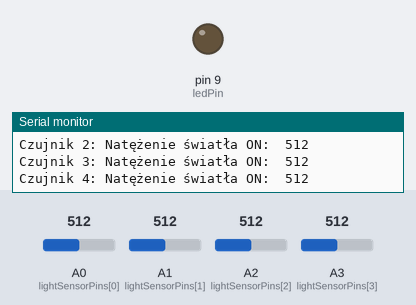
Simulated run of this program. Board: Arduino Uno, built with avr-gcc and run on an emulated ATmega328P. Parts: output pins drawn as LEDs (lit = HIGH), the last lines printed to the serial monitor. Inputs (shaded band) come from the test bench; at power-on: A0 (lightSensorPins[0]) = 512, A1 (lightSensorPins[1]) = 512, A2 (lightSensorPins[2]) = 512, A3 (lightSensorPins[3]) = 512. Storage starts empty.

Above: at 16.1 s.
At 46.2 s:
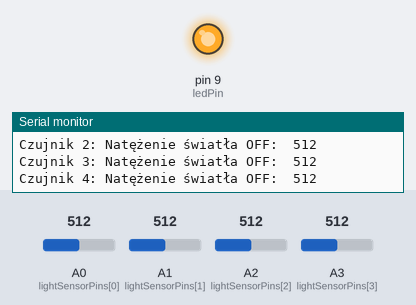
Timing chart, 0 to 79.3 s (numbered marks = the images above):
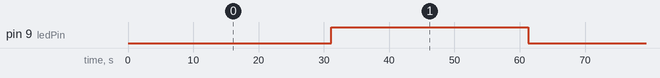

The program:

main.cpp
```cpp
#include<Arduino.h>
#include <SPI.h>
#include <SD.h>

const int chipSelect = 10;  // Pin dla CS karty SD
const int ledPin = 9;  // Pin dla sztucznych źródeł światła
const int lightSensorPins[] = {A0, A1, A2, A3};  // Piny czterech czujników natężenia światła
const int numSensors = 4;  // Liczba czujników

int cycleCount = 1;
File logFile;  // Zadeklarowanie pliku globalnie

void setup() {
  pinMode(ledPin, OUTPUT);
  Serial.begin(9600);
  delay(1000);

  Serial.println("Inicjalizacja karty SD...");

  // Inicjalizacja karty SD
  if (!SD.begin(chipSelect)) {
    Serial.println("Nie można zainicjować karty SD. Sprawdź połączenia.");
    while (1);  // Zatrzymaj dalsze działanie, jeśli karta SD nie działa
  }

  Serial.println("Karta SD zainicjowana pomyślnie.");

  // Otwieranie pliku w trybie FILE_WRITE (jeśli plik nie istnieje, zostanie utworzony)
  logFile = SD.open("log.txt", FILE_WRITE);
  if (!logFile) {
    Serial.println("Nie można otworzyć pliku do zapisu.");
    while (1);  // Zatrzymaj dalsze działanie, jeśli plik nie może zostać otwarty
  } else {
    Serial.println("Plik otwarty pomyślnie. Gotowy do zapisu.");
  }
}

void loop() {
  if (logFile) {  // Sprawdzenie, czy plik został poprawnie otwarty
    logFile.print("Cykl ");
    logFile.println(cycleCount);
    Serial.print("Cykl ");
    Serial.println(cycleCount);

    // Zaświecenie żarówki na 30 sekund
    digitalWrite(ledPin, LOW);
    delay(10000);  // Czekaj 10 sekund

    // Odczyt wartości czujników 10 sekund po włączeniu żarówki
    for (int i = 0; i < numSensors; i++) {
      int lightOn = analogRead(lightSensorPins[i]);
      Serial.print("Czujnik ");
      Serial.print(i + 1);
      Serial.print(": Natężenie światła ON:  ");
      Serial.println(lightOn);
      logFile.print("Czujnik ");
      logFile.print(i + 1);
      logFile.print(": Natężenie światła ON:  ");
      logFile.println(lightOn);
    }

    delay(20000);  // Pozostałe 20 sekund

    // Zgaszenie żarówki na 30 sekund
    digitalWrite(ledPin, HIGH);
    delay(10000);  // Czekaj 10 sekund

    // Odczyt wartości czujników 10 sekund po wyłączeniu żarówki
    for (int i = 0; i < numSensors; i++) {
      int lightOff = analogRead(lightSensorPins[i]);
      Serial.print("Czujnik ");
      Serial.print(i + 1);
      Serial.print(": Natężenie światła OFF:  ");
      Serial.println(lightOff);
      logFile.print("Czujnik ");
      logFile.print(i + 1);
      logFile.print(": Natężenie światła OFF:  ");
      logFile.println(lightOff);
    }

    delay(20000);  // Pozostałe 20 sekund

    cycleCount++;  // Zwiększ licznik cykli po zakończeniu cyklu

    // Zapisanie danych na kartę SD
    logFile.flush();
  } else {
    Serial.println("Nie można zapisać do pliku, ponieważ nie został poprawnie otwarty.");
  }
}
```

Measured:
- by itself, pin 9 (ledPin): alternates HIGH for 30.1 s and LOW for 30.1 s
